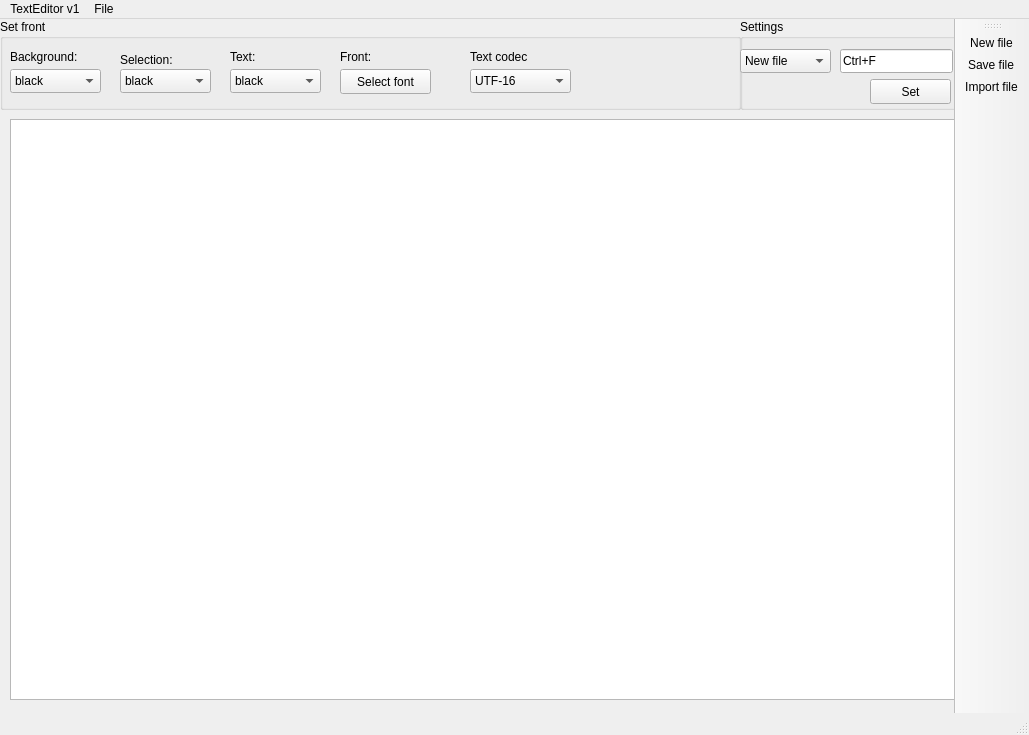
<?xml version="1.0" encoding="UTF-8"?>
<ui version="4.0">
 <class>MainWindow</class>
 <widget class="QMainWindow" name="MainWindow">
  <property name="geometry">
   <rect>
    <x>0</x>
    <y>0</y>
    <width>1029</width>
    <height>735</height>
   </rect>
  </property>
  <property name="windowTitle">
   <string>MainWindow</string>
  </property>
  <widget class="QWidget" name="centralWidget">
   <widget class="QGroupBox" name="groupBox_2">
    <property name="geometry">
     <rect>
      <x>0</x>
      <y>0</y>
      <width>741</width>
      <height>91</height>
     </rect>
    </property>
    <property name="title">
     <string>Set front</string>
    </property>
    <widget class="QComboBox" name="comboBox_bg">
     <property name="geometry">
      <rect>
       <x>10</x>
       <y>50</y>
       <width>91</width>
       <height>24</height>
      </rect>
     </property>
     <item>
      <property name="text">
       <string>black</string>
      </property>
     </item>
     <item>
      <property name="text">
       <string>white</string>
      </property>
     </item>
     <item>
      <property name="text">
       <string>green</string>
      </property>
     </item>
     <item>
      <property name="text">
       <string>gray</string>
      </property>
     </item>
     <item>
      <property name="text">
       <string>blue</string>
      </property>
     </item>
    </widget>
    <widget class="QComboBox" name="comboBox_sl">
     <property name="geometry">
      <rect>
       <x>120</x>
       <y>50</y>
       <width>91</width>
       <height>24</height>
      </rect>
     </property>
     <item>
      <property name="text">
       <string>black</string>
      </property>
     </item>
     <item>
      <property name="text">
       <string>white</string>
      </property>
     </item>
     <item>
      <property name="text">
       <string>green</string>
      </property>
     </item>
     <item>
      <property name="text">
       <string>gray</string>
      </property>
     </item>
     <item>
      <property name="text">
       <string>blue</string>
      </property>
     </item>
    </widget>
    <widget class="QComboBox" name="comboBox_tx">
     <property name="geometry">
      <rect>
       <x>230</x>
       <y>50</y>
       <width>91</width>
       <height>24</height>
      </rect>
     </property>
     <item>
      <property name="text">
       <string>black</string>
      </property>
     </item>
     <item>
      <property name="text">
       <string>white</string>
      </property>
     </item>
     <item>
      <property name="text">
       <string>green</string>
      </property>
     </item>
     <item>
      <property name="text">
       <string>gray</string>
      </property>
     </item>
     <item>
      <property name="text">
       <string>blue</string>
      </property>
     </item>
    </widget>
    <widget class="QLabel" name="label">
     <property name="geometry">
      <rect>
       <x>10</x>
       <y>30</y>
       <width>81</width>
       <height>16</height>
      </rect>
     </property>
     <property name="text">
      <string>Background:</string>
     </property>
    </widget>
    <widget class="QLabel" name="label_2">
     <property name="geometry">
      <rect>
       <x>120</x>
       <y>30</y>
       <width>61</width>
       <height>21</height>
      </rect>
     </property>
     <property name="text">
      <string>Selection:</string>
     </property>
    </widget>
    <widget class="QLabel" name="label_3">
     <property name="geometry">
      <rect>
       <x>230</x>
       <y>30</y>
       <width>55</width>
       <height>16</height>
      </rect>
     </property>
     <property name="text">
      <string>Text:</string>
     </property>
    </widget>
    <widget class="QLabel" name="label_5">
     <property name="geometry">
      <rect>
       <x>340</x>
       <y>30</y>
       <width>55</width>
       <height>16</height>
      </rect>
     </property>
     <property name="text">
      <string>Front:</string>
     </property>
    </widget>
    <widget class="QComboBox" name="comboBox_2">
     <property name="geometry">
      <rect>
       <x>470</x>
       <y>50</y>
       <width>101</width>
       <height>24</height>
      </rect>
     </property>
     <item>
      <property name="text">
       <string>UTF-16</string>
      </property>
     </item>
     <item>
      <property name="text">
       <string>UTF-8</string>
      </property>
     </item>
     <item>
      <property name="text">
       <string>CP1251</string>
      </property>
     </item>
     <item>
      <property name="text">
       <string>IBM 866</string>
      </property>
     </item>
     <item>
      <property name="text">
       <string>CP949</string>
      </property>
     </item>
    </widget>
    <widget class="QPushButton" name="pushButton">
     <property name="geometry">
      <rect>
       <x>340</x>
       <y>50</y>
       <width>91</width>
       <height>25</height>
      </rect>
     </property>
     <property name="text">
      <string>Select font</string>
     </property>
    </widget>
    <widget class="QLabel" name="label_4">
     <property name="geometry">
      <rect>
       <x>470</x>
       <y>30</y>
       <width>71</width>
       <height>16</height>
      </rect>
     </property>
     <property name="text">
      <string>Text codec</string>
     </property>
    </widget>
   </widget>
   <widget class="QGroupBox" name="groupBox">
    <property name="geometry">
     <rect>
      <x>740</x>
      <y>0</y>
      <width>231</width>
      <height>91</height>
     </rect>
    </property>
    <property name="title">
     <string>Settings</string>
    </property>
    <widget class="QComboBox" name="combo_hotkey">
     <property name="geometry">
      <rect>
       <x>0</x>
       <y>30</y>
       <width>91</width>
       <height>24</height>
      </rect>
     </property>
     <item>
      <property name="text">
       <string>New file</string>
      </property>
     </item>
     <item>
      <property name="text">
       <string>Imp file</string>
      </property>
     </item>
     <item>
      <property name="text">
       <string>Save file</string>
      </property>
     </item>
    </widget>
    <widget class="QLineEdit" name="lineEdit">
     <property name="geometry">
      <rect>
       <x>100</x>
       <y>30</y>
       <width>113</width>
       <height>24</height>
      </rect>
     </property>
     <property name="text">
      <string>Ctrl+F</string>
     </property>
    </widget>
    <widget class="QPushButton" name="pushButton_2">
     <property name="geometry">
      <rect>
       <x>130</x>
       <y>60</y>
       <width>81</width>
       <height>25</height>
      </rect>
     </property>
     <property name="text">
      <string>Set</string>
     </property>
    </widget>
    <widget class="QLabel" name="label_info">
     <property name="geometry">
      <rect>
       <x>10</x>
       <y>70</y>
       <width>111</width>
       <height>16</height>
      </rect>
     </property>
     <property name="text">
      <string/>
     </property>
    </widget>
   </widget>
   <widget class="QTextEdit" name="plainTextEdit">
    <property name="geometry">
     <rect>
      <x>10</x>
      <y>100</y>
      <width>961</width>
      <height>581</height>
     </rect>
    </property>
   </widget>
  </widget>
  <widget class="QMenuBar" name="menuBar">
   <property name="geometry">
    <rect>
     <x>0</x>
     <y>0</y>
     <width>1029</width>
     <height>25</height>
    </rect>
   </property>
   <widget class="QMenu" name="menuTextEditor_v1">
    <property name="title">
     <string>TextEditor v1</string>
    </property>
    <addaction name="actionO"/>
    <addaction name="action"/>
    <addaction name="action_2"/>
   </widget>
   <widget class="QMenu" name="menuFile">
    <property name="title">
     <string>File</string>
    </property>
    <addaction name="actionNew_file"/>
    <addaction name="actionImport_file"/>
    <addaction name="actionSave_file"/>
   </widget>
   <addaction name="menuTextEditor_v1"/>
   <addaction name="menuFile"/>
  </widget>
  <widget class="QToolBar" name="mainToolBar">
   <property name="enabled">
    <bool>true</bool>
   </property>
   <attribute name="toolBarArea">
    <enum>RightToolBarArea</enum>
   </attribute>
   <attribute name="toolBarBreak">
    <bool>false</bool>
   </attribute>
   <addaction name="actionNew_file"/>
   <addaction name="actionSave_file"/>
   <addaction name="actionImport_file"/>
  </widget>
  <widget class="QStatusBar" name="statusBar"/>
  <action name="actionO">
   <property name="text">
    <string>O разработчике</string>
   </property>
  </action>
  <action name="action">
   <property name="text">
    <string>О моей любви к С++</string>
   </property>
  </action>
  <action name="action_2">
   <property name="text">
    <string>О программе</string>
   </property>
  </action>
  <action name="actionNew_file">
   <property name="icon">
    <iconset resource="res.qrc">
     <normaloff>:/res/img/iconfinder_New_file_131897.png</normaloff>:/res/img/iconfinder_New_file_131897.png</iconset>
   </property>
   <property name="text">
    <string>New file</string>
   </property>
   <property name="shortcut">
    <string>Ctrl+N</string>
   </property>
  </action>
  <action name="actionImport_file">
   <property name="icon">
    <iconset resource="res.qrc">
     <normaloff>:/res/img/iconfinder_Open_v2_131829.png</normaloff>:/res/img/iconfinder_Open_v2_131829.png</iconset>
   </property>
   <property name="text">
    <string>Import file</string>
   </property>
   <property name="shortcut">
    <string>Ctrl+I</string>
   </property>
  </action>
  <action name="actionSave_file">
   <property name="icon">
    <iconset resource="res.qrc">
     <normaloff>:/res/img/iconfinder_Save_131694.png</normaloff>:/res/img/iconfinder_Save_131694.png</iconset>
   </property>
   <property name="text">
    <string>Save file</string>
   </property>
   <property name="shortcut">
    <string>Ctrl+S</string>
   </property>
  </action>
 </widget>
 <layoutdefault spacing="6" margin="11"/>
 <resources>
  <include location="res.qrc"/>
 </resources>
 <connections/>
</ui>
